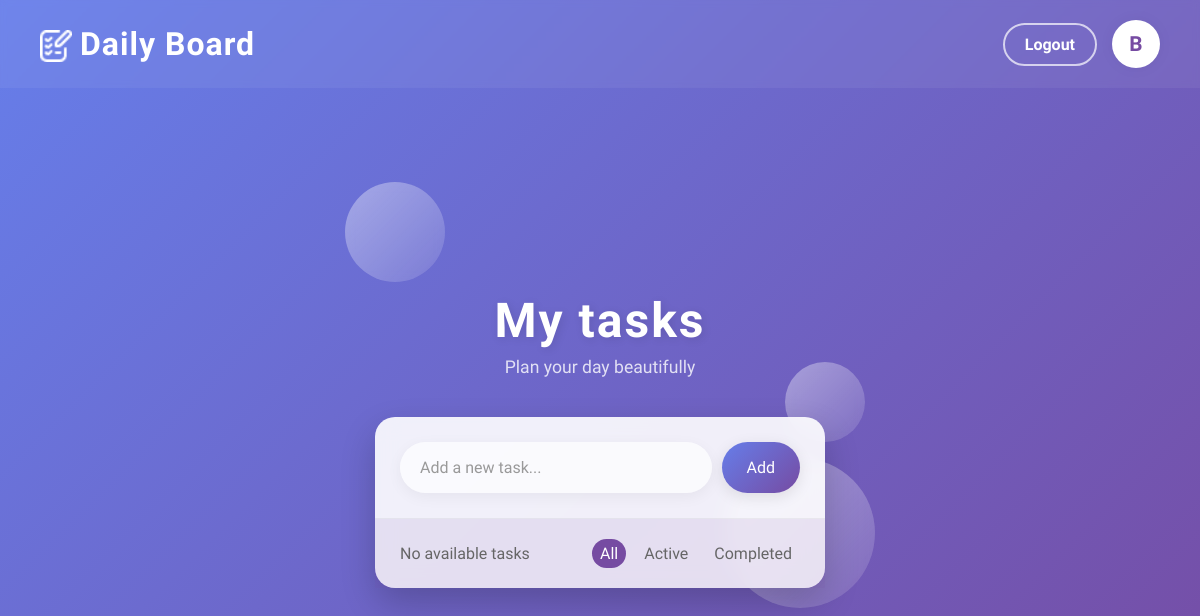
The page / (signed in) on the database as committed earlier.
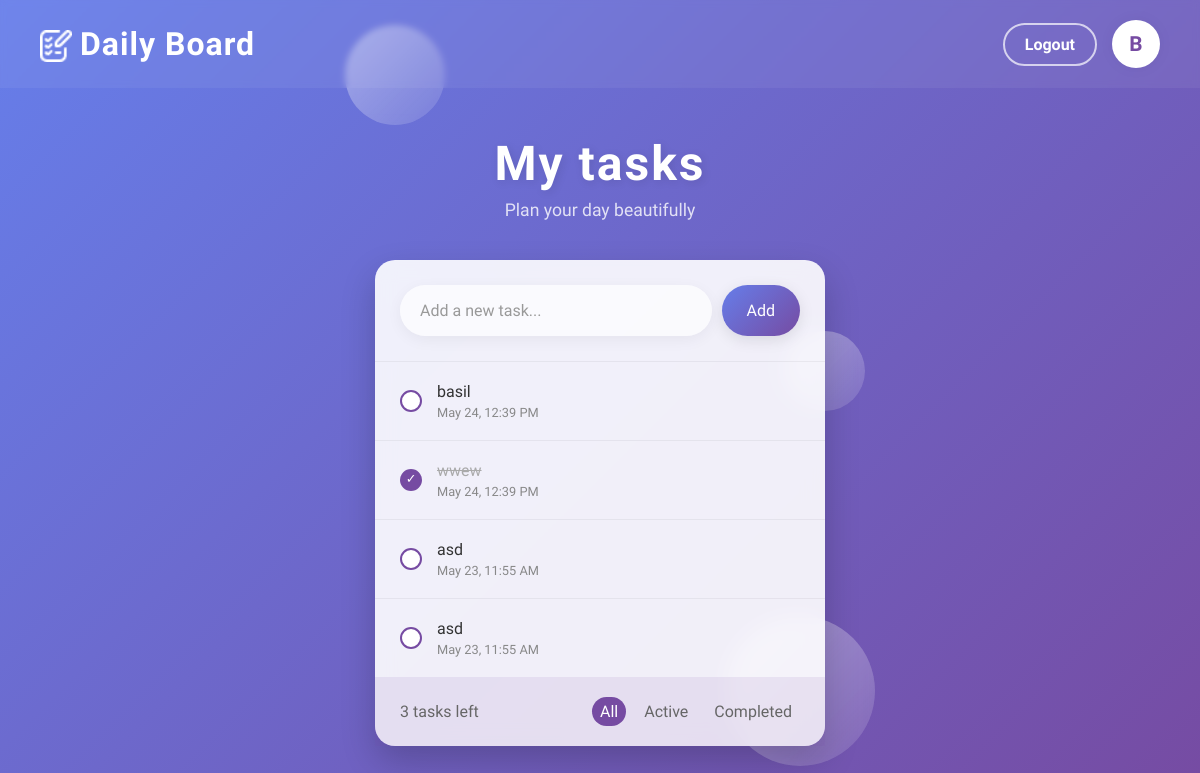
The same page on the database as committed later.
### mainpage/models.py (models this page shows, shortened)
class TodoList(models.Model):
    user = models.ForeignKey(User, on_delete=models.CASCADE)
    task = models.CharField(max_length=200)
    created_at = models.DateTimeField(auto_now_add=True)
    is_checked = models.BooleanField(default=False)

### mainpage/views.py (the view)
# urls.py: path('', views.show_task, name="home"),
def show_task(request):
    if request.user.is_authenticated:
        task = request.session.pop('prefill_task', '')
        task_unauthorized = request.session.pop('prefill_task_unauthorized', '')
        if task_unauthorized:
            TodoList.objects.create(task=task_unauthorized, user = request.user)
        task_list = get_task_list(user=request.user)
        count = task_list.filter(is_checked=False).count()
    else:
        task = ''
        task_list = []
        count = 0
    return render(request,'index.html',{
        "task_list":task_list,
        "task": task,
        "count":count,
    })

### mainpage/templatetags/getFirstChar.py (called while the page is built)
@register.filter
def getFirstChar(username):
    if username:
        return username[0].upper()
    return ''

### mainpage/views.py (called while the page is built)
def get_task_list(user,checked=None):
    queryset = TodoList.objects.filter(user=user).order_by('-created_at')
    if checked is True:
        queryset = queryset.filter(is_checked=True)
    elif checked is False:
        queryset = queryset.filter(is_checked=False)
    return queryset

### templates/index.html
{% extends 'base.html'%}
{% block navbar %}
    {% include 'navbar.html'%}
{% endblock navbar %}
{% block main_content %}
    {% include 'header.html'%}
    <div class="todo-card">
        {% include 'inputBox.html'%}
        <ul class="todo-list">
            {% include 'content.html'%}
        </ul>
        {% include 'filter.html'%}
    </div>
{% endblock main_content %}

### templates/base.html (shortened to what this page needs)
{% load static %}
<!DOCTYPE html>
<html lang="en">
<head>
    <link rel="stylesheet" href="{% static 'css/style.css'%}">
</head>
<body>
    <div class="container">
        {% block navbar %}
        {% endblock navbar %}
        {% block main_content %}
        {% endblock main_content %}
        <div class="floating-bubble bubble-1"></div>
        <div class="floating-bubble bubble-3"></div>
    </div>
</body>
</html>

### templates/navbar.html
{% load getFirstChar %}
{% load static %}
{% load getFirstChar %}
{% load static %}
<div class="navbar">
  <a href="{%url 'home' %}" class="navbar-brand">
    <div class="navbar-logo">
      <img src="{% static 'images/logo.png' %}" alt="Logo">
    </div>
    <div class="navbar-title">Daily Board</div>
  </a>
  <div class="navbar-buttons">
    {% if not user.is_authenticated%}
    <a href="{% url 'login' %}" class="nav-btn login-nav-btn" tabindex="70">Login</a>
    <a href="{% url 'signup' %}" class="nav-btn signup-nav-btn" tabindex="80">Sign up</a>
    {% else %}
    <a href="{% url 'logout' %}" class="nav-btn login-nav-btn" tabindex="70">Logout</a>
    {% endif %}
    {% if request.user.is_authenticated %}
    <div class="user-logo" data-tooltip="{{ request.user.username }}">
      <span>{{ request.user.username|getFirstChar }}</span>
    </div>
    {% endif %}
  </div>
</div>

### templates/header.html
<div class="todo-header">
    <h1>My tasks</h1>
    <p>Plan your day beautifully</p>
</div>

### templates/inputBox.html (shortened to what this page needs)
<div>
  <form class="add-task" method="post" action="{% url 'add' %}" enctype="multipart/form-data">
    <input type="text" name="task" id="taskInputBox" placeholder="Add a new task..." value="{{task}}" tabindex="10" maxlength="200" required/>
    <button type="submit" tabindex="20" class="add-btn" data-tooltip="Add task">Add</button>
  </form>
</div>

### templates/content.html (shortened to what this page needs)
{% for list in task_list %}
    <li class="todo-item {% if list.is_checked %}completed{% endif %}" >
      <div
      {% if list.is_checked %}
      data-tooltip="Unmark"
      {% else %}
      data-tooltip="Mark as done"
      {% endif %}
      class="checkbox-wrapper">
        <a href="{% url 'checkbox' list.id %}" tabindex="30">
          <span class="checkbox{% if list.is_checked %}-checked{% endif %}">
            {% if list.is_checked %}✓{% endif %}
          </span>
        </a>
      </div>
      <div class="todo-item-content">
        <div class="todo-item-title">{{ list.task}}</div>
        <div class="todo-item-date">{{ list.created_at|date:"M d, h:i A" }}</div>
      </div>
    </li>
  {% endfor %}

### templates/filter.html (shortened to what this page needs)
<div class="todo-footer">
    <div class="items-left">
      {% if task_list %}
          {% if count < 1 %}
              {% if request.resolver_match.url_name == 'home' or request.resolver_match.url_name == 'completed' %}
                  All tasks are completed
              {% elif request.resolver_match.url_name == 'active' %}
                  No active tasks
              {% endif %}
          {% else %}
              {% if request.resolver_match.url_name == 'home' or request.resolver_match.url_name == 'active' %}
                  {{ count }} task{{ count|pluralize }} left
              {% elif request.resolver_match.url_name == 'completed' %}
                  {{ count }} completed task{{ count|pluralize }}
              {% endif %}
          {% endif %}
      {% else%}
        No available tasks
      {% endif %}
    </div>
    <div class="filters"tabindex="40">
        <a href="{% url 'home' %}" id="all" class="filter" data-tooltip="Show all tasks" tabindex="40">All</a>
        <a href="{% url 'active' %}" id="active" class="filter" data-tooltip="Show active tasks" tabindex="40">Active</a>
        <a href="{% url 'completed' %}" id="completed" class="filter" data-tooltip="Show completed tasks" tabindex="40">Completed</a>
    </div>
</div>

Rows that differ between the two databases and show on the page:
added TodoList: is_checked False (drawn), task "basil", created_at "May 24, 12:39 PM"
added TodoList: task "wwew", created_at "May 24, 12:39 PM", is_checked True (drawn)
added TodoList: is_checked False (drawn), task "asd", created_at "May 23, 11:55 AM"
added TodoList: is_checked False (drawn), task "asd", created_at "May 23, 11:55 AM"
Other text that changed with them:
{{ count }}: (not shown) → "3"
text no longer shown: "No available tasks"
text now shown: "task left"
